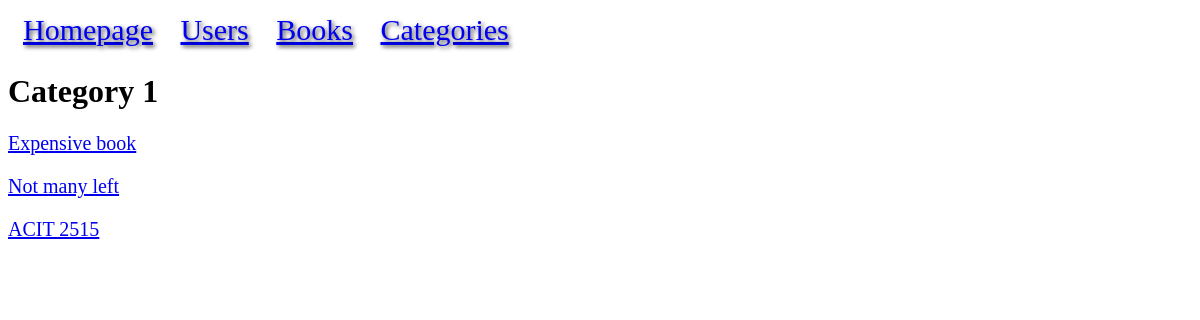
Page /categories/Category 1 on the earlier database version.
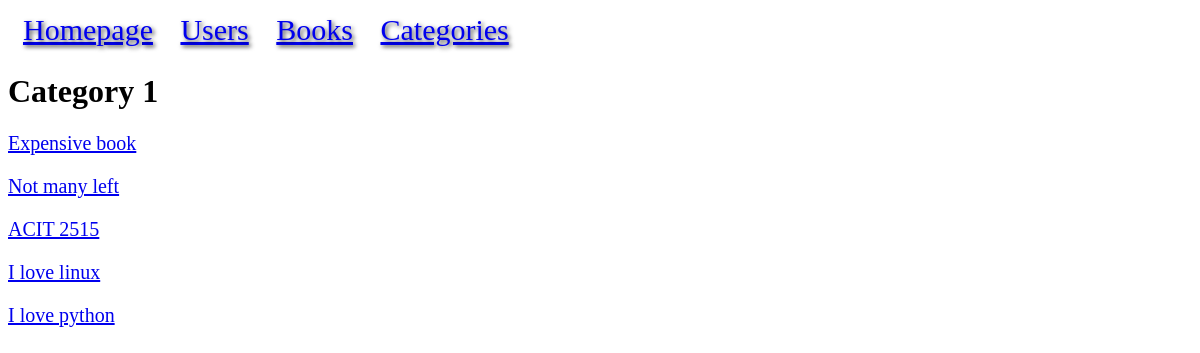
Same page on the later database version.
### models.py (models this page shows, shortened)
class Book(db.Model):
    id = mapped_column(Integer, primary_key=True, autoincrement=True)
    title = mapped_column(String)
    price = mapped_column(DECIMAL(10, 2))
    available = mapped_column(Integer, default=0)
    rating = mapped_column(Integer)
    upc = mapped_column(String, unique=True)
    url = mapped_column(String)
    category_id = mapped_column(Integer, ForeignKey("category.id"))
    category = relationship("Category", back_populates="books")
    rentals = relationship("BookRental", back_populates="book")

### app.py (the view)
@app.route("/categories/<string:name>")
def category_detail(name):
    statement = db.select(Book).where(Book.category.has(Category.name.ilike(name)))
    results = db.session.execute(statement).scalars()
    if not results:
        return "CATEGORY NOT FOUND!", 404
    return render_template("category_detail.html", results=results, heading=name)

### templates/category_detail.html
{% extends "base.html" %}
{% block content %}
<h1>{{ heading }}</h1>
{% for book in results %}
<p>
    <span><a href="{{ url_for('book', id=book.id) }}">{{ book.title }}</a></span>
</p>
{% endfor %}
{% endblock %}

Differences in the rows shown:
added Book: title "I love linux"
added Book: title "I love python"
